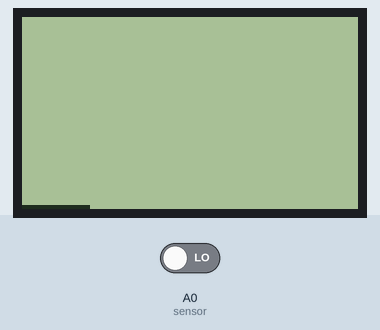
Simulated run of this sketch. Board: Arduino Uno, built with avr-gcc and run on an emulated ATmega328P. Parts: 84×48 one-colour display. The inputs (shaded band) are chosen by the test bench; at power-on: A0 (sensor) LOW.

Above: at 33.7 s.

The sketch:

sketch_dec01a.ino
```cpp
#include <SPI.h>
#include <dht.h>
#include <Adafruit_GFX.h>
#include <Adafruit_PCD8544.h>
//SW SPI
// pin 3 - Serial clock out (SCLK)
// pin 4 - Serial data out (DIN)
// pin 5 - Data/Command select (D/C)
// pin 7 - LCD chip select (CS)
// pin 6 - LCD reset (RST)
//Adafruit_PCD8544 display = Adafruit_PCD8544(3, 4, 5, 7, 6);

//HW SPI
// CLK - pin 13
// DIN - pin 11
// pin 5 - Data/Command select (D/C)
// pin 4 - CS/CE?
// pin 3 - RST
Adafruit_PCD8544 display = Adafruit_PCD8544(13, 11, 5, 4, 3);
DHT sensor = DHT();
int i = 0;
void setup()
{

  // Инициализация дисплея
  display.begin();

  // Очищаем дисплей
  display.clearDisplay();
  display.display();

  // Устанавливаем контраст
  display.setContrast(50);

  //Подключаем датчик
  sensor.attach(A0);
  delay(1000);
}

void loop()
{
  i++;
  if (i > 83)
  {
    i = 0;
  }
  sensor.update();
  char temp[128];
  char hum[128];
  switch (sensor.getLastError())
  {
    case DHT_ERROR_OK:
    {
      sprintf(temp, "Temperat:  %dC", sensor.getTemperatureInt());
      sprintf(hum,  "Humidity:  %d%%", sensor.getHumidityInt());

      break;
    }
  }

  display.clearDisplay();
  display.setTextSize(1);
  display.setTextColor(BLACK);
  display.setCursor(0,0);
  display.println(temp);
  display.println(hum);
  display.drawFastHLine(0, 47, i, BLACK);
  display.display();
  delay(2000);
}
```
